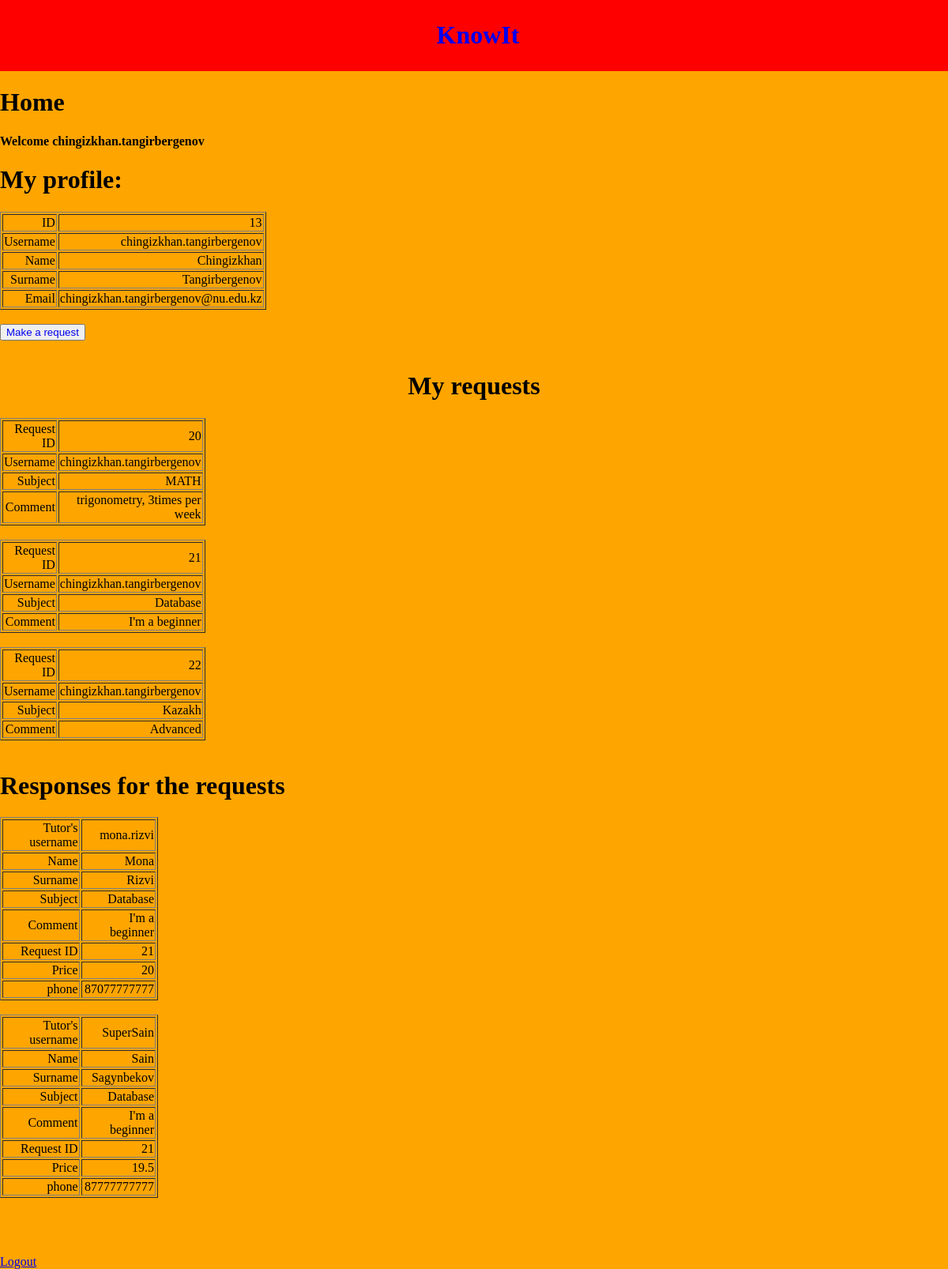
The page /home.php (signed in) on the database its author committed.
### tables this page shows
CREATE TABLE `student` (
  `id` int(11) NOT NULL,
  `username` varchar(255) NOT NULL,
  `Name` varchar(100) NOT NULL,
  `Surname` varchar(100) NOT NULL,
  `email` varchar(100) NOT NULL,
  `password` varchar(20) NOT NULL
);

CREATE TABLE `request` (
  `id` int(11) NOT NULL,
  `subject` varchar(10) NOT NULL,
  `comment` text,
  `student_username` varchar(100) NOT NULL,
  `accepted` tinyint(1) NOT NULL
);

CREATE TABLE `tutor` (
  `id` int(11) NOT NULL,
  `username` varchar(100) NOT NULL,
  `name` varchar(100) NOT NULL,
  `surname` varchar(100) NOT NULL,
  `email` varchar(100) NOT NULL,
  `password` varchar(20) NOT NULL,
  `subject` varchar(10) NOT NULL,
  `phone` varchar(15) NOT NULL
);

CREATE TABLE `responce` (
  `request_id` int(11) NOT NULL,
  `money` float NOT NULL,
  `tutor_username` varchar(100) NOT NULL,
  `accepted` tinyint(1) NOT NULL
);

### home.php (the view, shortened to what this page needs)
<!DOCTYPE html>
<html>
<head>
	<link rel="stylesheet" type="text/css" href="style.css">
</head>
<body>
<div class="header">
	<a href="index.php" target="_top" style="text-decoration: none;"><h1>KnowIt</h1></a>
</div>
<h1>Home</h1>
<div><h4>Welcome <?php echo $_SESSION['username'];  ?></h4></div>
<?php
$servername = "localhost";
$username = "root";
$password = "";
$dbname = "KnowIt";
$conn = mysqli_connect($servername, $username, $password, $dbname);
$user = $_SESSION['username'];
$sql = "SELECT id,username, name, surname, email FROM Student where username = '".$user."'";
$result = mysqli_query($conn, $sql);
if (mysqli_num_rows($result) > 0) {
    while($row = mysqli_fetch_assoc($result)) {
        echo "<h1>My profile:</h1><table border = 1, width = 100><tr><td>ID </td><td>" . $row["id"]. "</td></tr><tr><td>  Username </td><td>" . $row["username"]. "</td></tr><tr><td>  Name </td><td>" . $row["name"]."</td></tr><tr><td>  Surname </td><td>" . $row["surname"]."</td></tr><tr><td>  Email </td><td>" . $row["email"]. "</td></tr></table><br>";
    }
} else {
    echo "0 results";
}
?>
<button class="btn" type="submit"><a href="request.php" style="text-decoration: none;">Make a request</a></button>
<br><br><h1><center>My requests</center></h1>
<?php
$sq = "SELECT id,student_username, subject, comment FROM Request where student_username = '".$user."'";
$res = mysqli_query($conn, $sq);
if (mysqli_num_rows($res) > 0) {
    while($r = mysqli_fetch_assoc($res)) {
        echo "<table border = 1, width = 200><tr><td>Request ID </td><td>" . $r["id"]. "</td></tr><tr><td>  Username </td><td>" . $r["student_username"]. "</td></tr><tr><td>  Subject </td><td>" . $r["subject"]."</td></tr><tr><td>  Comment </td><td>" . $r["comment"]."</td></tr></table><br>";
    }
} else {
    echo "";
}
?>
<h1> Responses for the requests</h1>
<?php
$sq = "select tutor_username, t.name, t.surname, r.subject, comment, request_id, money, phone from tutor t, request r, responce res where student_username = '".$user."' and t.username = res.tutor_username and r.id = res.request_id order by r.id;";
$res = mysqli_query($conn, $sq);
if (mysqli_num_rows($res) > 0) {
    while($r = mysqli_fetch_assoc($res)) {
        echo "<table border = 1, width = 200><tr><td>Tutor's username </td><td>" . $r["tutor_username"]. "</td></tr><tr><td>  Name </td><td>" . $r["name"]. "</td></tr><tr><td>  Surname </td><td>" . $r["surname"]."</td></tr><tr><td>  Subject </td><td>" . $r["subject"]."</td></tr><tr><td>  Comment </td><td>" . $r["comment"]. "</td></tr><tr><td>  Request ID </td><td>" . $r["request_id"]. "</td></tr><tr><td>  Price </td><td>" . $r["money"]. "</td></tr><tr><td>  phone </td><td>" . $r["phone"]. "</td></tr></table><br>";
    }
} else {
    echo "";
}
?>
<br><br><br><div><a href="logout.php">Logout</a></div>
</body>
</html>

### style.css (style rules this page uses)
body { background-color: orange; padding: 0px; margin: 0px; }
.header { background-color: red; color: white; text-align: center; top:0px; width:100%; padding: 5px; }
td { text-align: right; }

### rows shown on the page
student: id "13", username "chingizkhan.tangirbergenov", Name "Chingizkhan", Surname "Tangirbergenov", email "chingizkhan.tangirbergenov@nu.edu.kz"
request: id "20", student_username "chingizkhan.tangirbergenov", subject "MATH", comment "trigonometry, 3times per week"
request: id "21", student_username "chingizkhan.tangirbergenov", subject "Database", comment "I'm a beginner"
request: id "22", student_username "chingizkhan.tangirbergenov", subject "Kazakh", comment "Advanced"
tutor: responce.tutor_username "mona.rizvi", name "Mona", surname "Rizvi", request.subject "Database", request.comment "I'm a beginner", responce.request_id "21", responce.money "20", phone "87077777777"
tutor: responce.tutor_username "SuperSain", name "Sain", surname "Sagynbekov", request.subject "Database", request.comment "I'm a beginner", responce.request_id "21", responce.money "19.5", phone "87777777777"

### other values the page prints
$_SESSION['username'] "chingizkhan.tangirbergenov"
